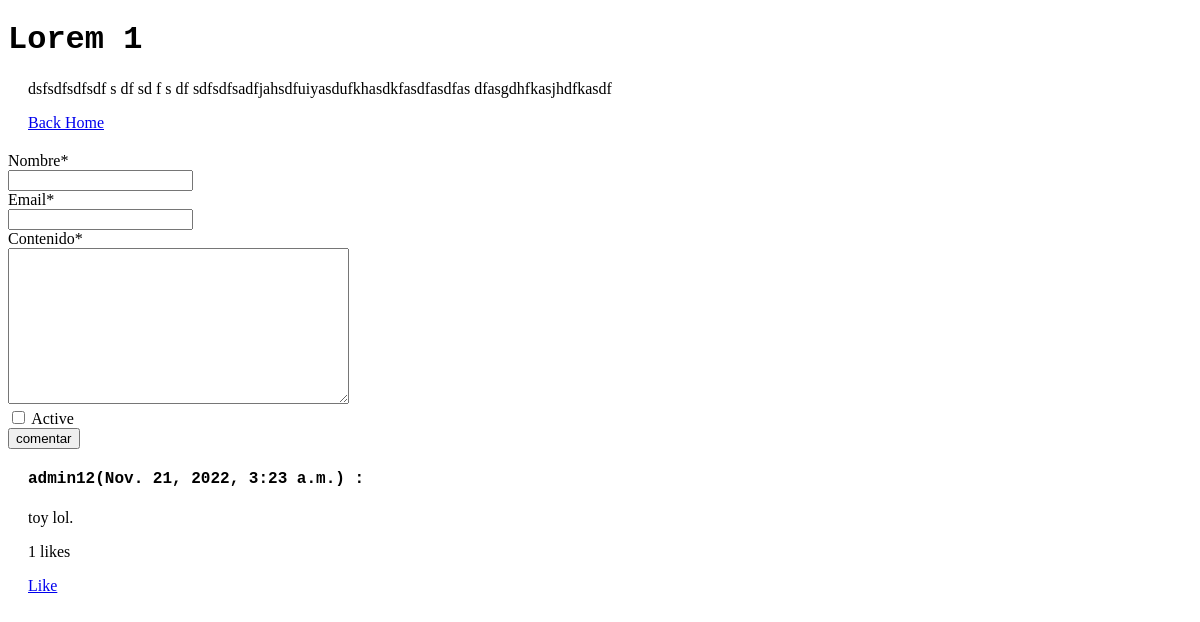
The page /introapp/post/1/ on the database as committed earlier.
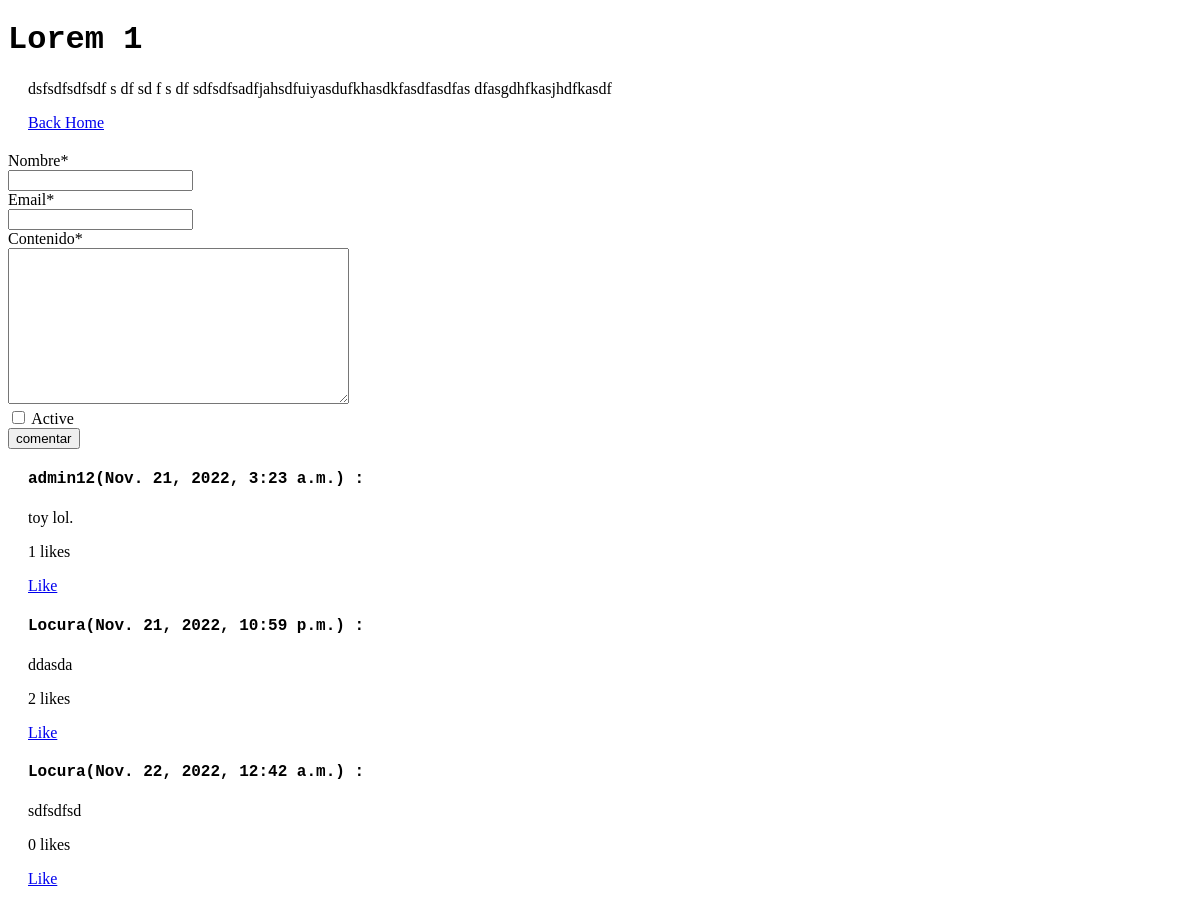
The same page on the database as committed later.
### introapp/models.py (models this page shows, shortened)
class comentario(models.Model):
    post = models.ForeignKey(Post,on_delete=models.CASCADE,related_name='comentarios')
    nombre = models.CharField(max_length=100)
    email = models.EmailField()
    created_on = models.DateTimeField(auto_now_add=True)
    contenido = models.TextField()
    active = models.BooleanField(default=False)
    likes = models.ManyToManyField(User, related_name='likes')
    def cantidad_likes(self):
        return self.likes.count()

### introapp/views.py (the view)
# urls.py: path('post/<int:post_id>/', views.post_detail, name='post_detail'),
def post_detail(request,post_id):
    post = Post.objects.get(id=post_id)
    comentarios = post.comentarios.filter(active=True)
    if request.method == "POST":
        form = CommentForm(request.POST)
        if form.is_valid():
            new_form = form.save(commit=False)
            new_form.post = post
            new_form.save()
            return HttpResponseRedirect("")
    else:
        form = CommentForm
    return render(request, 'post_detail.html',{'post':post, 'comentarios':comentarios,'form':form})

### introapp/templates/post_detail.html (shortened to what this page needs)
{%load static %}
{% load crispy_forms_tags %}
<!doctype html>
<html lang="en" class="h-100">
<main class="flex-shrink-0">
  <div class="container">
    <h1 style= "font-family:courier" class="mt-5">{{ post.title }}</h1>
    <div style="margin:20px">
    <p class="lead">{{post.contenido}}</p>
        <a href="/introapp/inicio/">Back Home</a>
    </div>
  </div>
</main>
<div>
  <form method="post" enctype="multipart/form-data">
      {{ form|crispy}}
      <input id ="button" type ="submit" name="enviar" value= "comentar"></input>
  </form>
    <div style="margin:20px">
    {% for comentario in comentarios  %}
    <h4 style= "font-family: courier"> {{comentario.nombre}}({{ comentario.created_on }}) :</h4>  <p>{{ comentario.contenido}}</p>
    <p>{{comentario.cantidad_likes}} likes</p>
    <a href="{% url 'dar_like' comentario.id %}">
      {% if tienelike %}
        Dislike
      {% else %}
        Like
      {% endif %}
    </a>
    {% endfor %}
    </div>
</div>
  </body>
</html>

Rows that differ between the two databases and show on the page:
added comentario: nombre "Locura", created_on "Nov. 21, 2022, 10:59 p.m.", contenido "ddasda", cantidad_likes "2"
added comentario: nombre "Locura", created_on "Nov. 22, 2022, 12:42 a.m.", contenido "sdfsdfsd", cantidad_likes "0"
